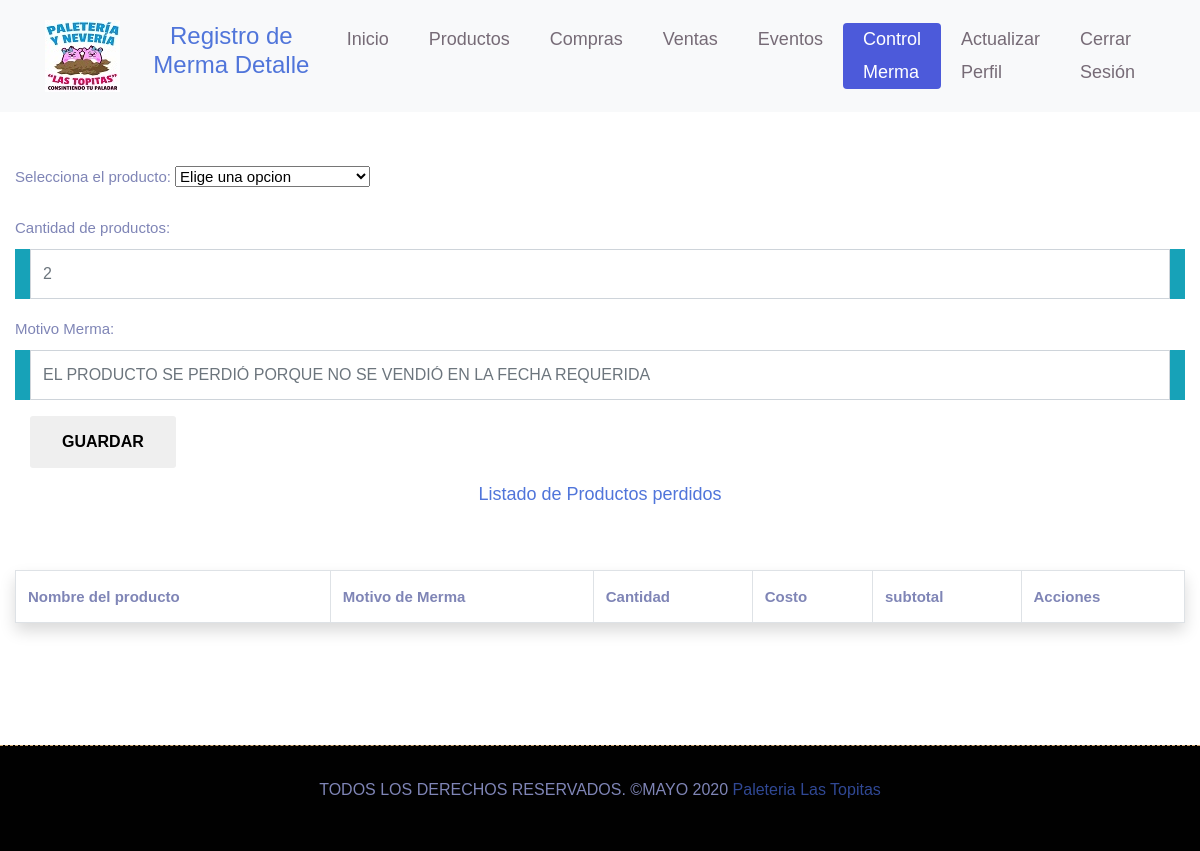
Before: /paginas/controlMermaD.php (signed in) with the older database file.
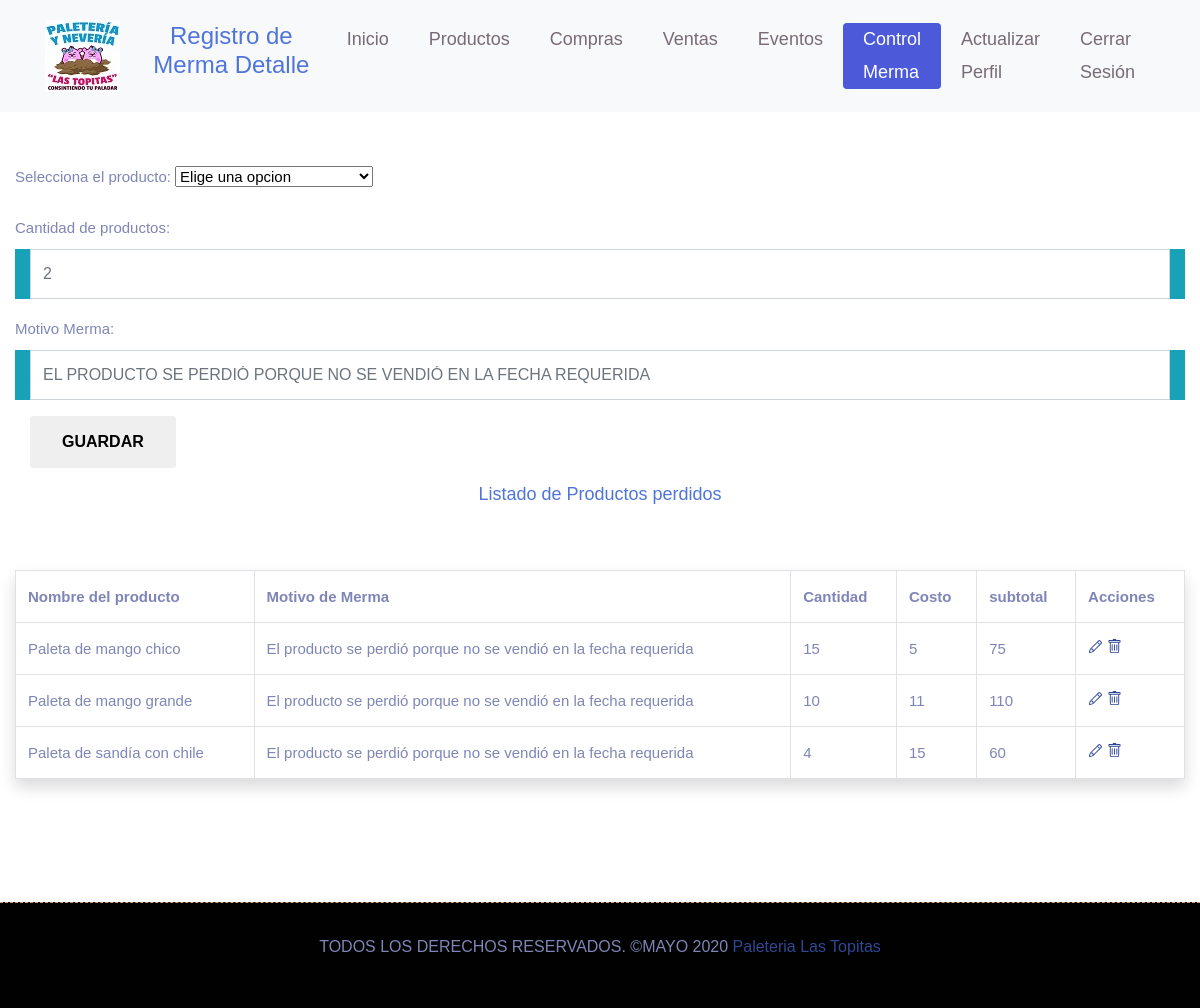
After: the same page with the newer database file.
### tables this page shows
CREATE TABLE `producto` (
  `idProducto` int(11) NOT NULL,
  `nombre` varchar(50) DEFAULT NULL,
  `precioVenta` int(5) DEFAULT NULL,
  `costoCompra` int(4) DEFAULT NULL,
  `stockActual` int(4) DEFAULT NULL,
  `stockMinimo` int(4) DEFAULT NULL,
  `stockMaximo` int(4) DEFAULT NULL,
  `descripcion` varchar(100) DEFAULT NULL,
  `estado` varchar(50) DEFAULT NULL
);

CREATE TABLE `detallecontrolmerma` (
  `iddetallecontrolmerma` int(10) UNSIGNED NOT NULL,
  `Producto_idProducto` int(10) UNSIGNED NOT NULL,
  `controlmerma_idcontrolMerma` int(11) NOT NULL,
  `motivoMerma` varchar(100) NOT NULL,
  `cantidadMerma` int(11) NOT NULL,
  `subTotalMerma` int(11) NOT NULL
);

### paginas/controlMermaD.php (the view, shortened to what this page needs)
<?php session_start();
  if (isset($_SESSION['usuario'])){?>
<?php
include_once '../Cruds/CrudCMD.php';
?>
<!DOCTYPE html>
<html lang="en">
<head>
  <link rel="stylesheet" href="../css/bootstrap.min.css">
  <link rel="stylesheet" href="../css/style.css">
	<link rel="stylesheet" href="../css/responsive.css">
</head>
<body>
<header class="top-navbar">
	<nav class="navbar navbar-expand-lg navbar-light bg-light">
    <div class="container">
      <a class="navbar-brand" href="../index.php">
        <img src="../images/logo.jpg" alt="" />
      </a>
      <div class="text-center ba">
        <h1 class="titPrin">Registro de Merma Detalle</h1>
      </div>
      <div class="collapse navbar-collapse" id="navbars-rs-food">
        <ul class="navbar-nav ml-auto">
          <li class="nav-item"><a class="nav-link" href="../index.php">Inicio</a></li>
          <li class="nav-item"><a class="nav-link" href="producto.php">Productos</a></li>
          <li class="nav-item"><a class="nav-link" href="compras.php">Compras</a></li>
          <li class="nav-item"><a class="nav-link" href="ventas.php">Ventas</a></li>
          <li class="nav-item"><a class="nav-link" href="eventos.php">Eventos</a></li>
          <li class="nav-item active"><a class="nav-link" href="controlMerma.php">Control Merma</a></li>
          <li class="nav-item"><a class="nav-link" href="../actualizarperfil.php">Actualizar Perfil</a></li>
          <li class="nav-item"><a class="nav-link" href="../Cerrar.php">Cerrar Sesión</a></li>
        </ul>
      </div>
    </div>
	</nav>
</header>	 <br></br><br></br><br></br>
<div class="container-fluid ">
  <form method="post">
  <div class="form-group">
      <label class="control-label tamla">Selecciona el producto:</label>
      <select name="Producto_idProducto">
        <option value="0" selected disabled="disabled">Elige una opcion</option>
      </select>
    </div>
    <div class="form-group obtds">
      <label class="control-label tamla" for="cantidadMerma">Cantidad de productos:</label>
      <div class="col bg-info">
        <input type="text" class="form-control text-uppercase" name="cantidadMerma" placeholder="2"  maxlength="3"
        value="<?php if(isset($_GET['editar'])) echo $getROW['cantidadMerma'];  ?>" />
      </div>
    </div>
    <div class="form-group obtds">
      <label class="control-label tamla" for="motivoMerma">Motivo Merma:</label>
      <div class="col bg-info">
        <input type="text" class="form-control text-uppercase" name="motivoMerma" placeholder="El producto se perdió porque no se vendió en la fecha requerida" maxlength="100"
        value="<?php if(isset($_GET['editar'])) echo $getROW['motivoMerma'];  ?>" />
      </div>
    </div>
    <div class="form-group">
      <?php
      if(isset($_GET['editar']))
      {
      ?>
        <div class="col-12"><button type="submit" class="btn btncamf" name="actualizar">Actualizar</button></div>
      <?php
      }
      else
      {
      ?>
        <div class="col-12"><button type="submit" class="btn btncamf" name="guardar">Guardar</button></div>
      <?php
      }
      ?>
    </div>
 </form>
<?php
  include_once '../Cruds/Db.php';
  $rs ="SELECT max(idcontrolMerma) as id from controlmerma"; $SQL=$MySQLiconn->query($rs);
 if ($row = $SQL->fetch_array()) { $id = trim($row[0]); }
 $filtro="SELECT producto.nombre, detallecontrolmerma.motivoMerma,detallecontrolmerma.cantidadMerma, producto.costoCompra, detallecontrolmerma.subTotalMerma,detallecontrolmerma.Producto_idProducto FROM producto, detallecontrolmerma, controlmerma WHERE controlmerma.idcontrolMerma= '$id' AND detallecontrolmerma.Producto_idProducto= producto.idProducto AND detallecontrolmerma.controlmerma_idcontrolMerma= controlmerma.idcontrolMerma";
 $SQL = $MySQLiconn->query($filtro);
?>
 <h3 class="textoTa text-center">Listado de Productos perdidos</h3><BR></BR>
 <table class="table table-hover table-bordered shadow p-3 mb-5 bg-white rounded">
   <tr class="tabTit">
      <th>Nombre del producto</th>
      <th>Motivo de Merma</th>
      <th>Cantidad</th>
      <th>Costo</th>
      <th>subtotal</th>
      <th>Acciones</th>
    </tr>
   <?php
   while($row=$SQL ->fetch_array())
   {
    ?>
       <tr class="tabCont">
         <td> <?php echo $row['nombre']; ?> </td>
         <td> <?php echo $row['motivoMerma']; ?> </td>
         <td> <?php echo $row['cantidadMerma']; ?> </td>
         <td> <?php echo $row['costoCompra']; ?> </td>
         <td> <?php echo $row['subTotalMerma']; ?> </td>
         <td>
           <a href="?editar=<?php echo $row['Producto_idProducto']; ?>" onclick="return confirm('¿Deseas Editarlo ?'); "></a>
           <a href="?eliminar=<?php echo $row['Producto_idProducto']; ?>" onclick="return confirm('¿Seguro deseas eliminarlo?'); "></a>
       </td>
       </tr>
       <?php
   }
   ?>
 </table>
</div><br><br>
<div class="copyright">
			<div class="container">
				<div class="row">
					<div class="col-lg-12">
						<p class="company-name">TODOS LOS DERECHOS RESERVADOS. &copy;MAYO 2020 <a href="#">Paleteria Las Topitas</a>
					</div>
				</div>
			</div>
		</div>
</body>
</html>
<?php
  }else{
    header ('Location: ../login.php');
  }
?>

Changed rows visible on the page:
now on this page (row edited): producto: nombre "Paleta de mango chico", detallecontrolmerma.motivoMerma "El producto se perdió porque no se vendió en la fecha requerida", detallecontrolmerma.cantidadMerma "15", costoCompra "5", detallecontrolmerma.subTotalMerma "75"
now on this page (row edited): producto: nombre "Paleta de mango grande", detallecontrolmerma.motivoMerma "El producto se perdió porque no se vendió en la fecha requerida", detallecontrolmerma.cantidadMerma "10", costoCompra "11", detallecontrolmerma.subTotalMerma "110"
added producto: nombre "Paleta de sandía con chile", detallecontrolmerma.motivoMerma "El producto se perdió porque no se vendió en la fecha requerida", detallecontrolmerma.cantidadMerma "4", costoCompra "15", detallecontrolmerma.subTotalMerma "60"
